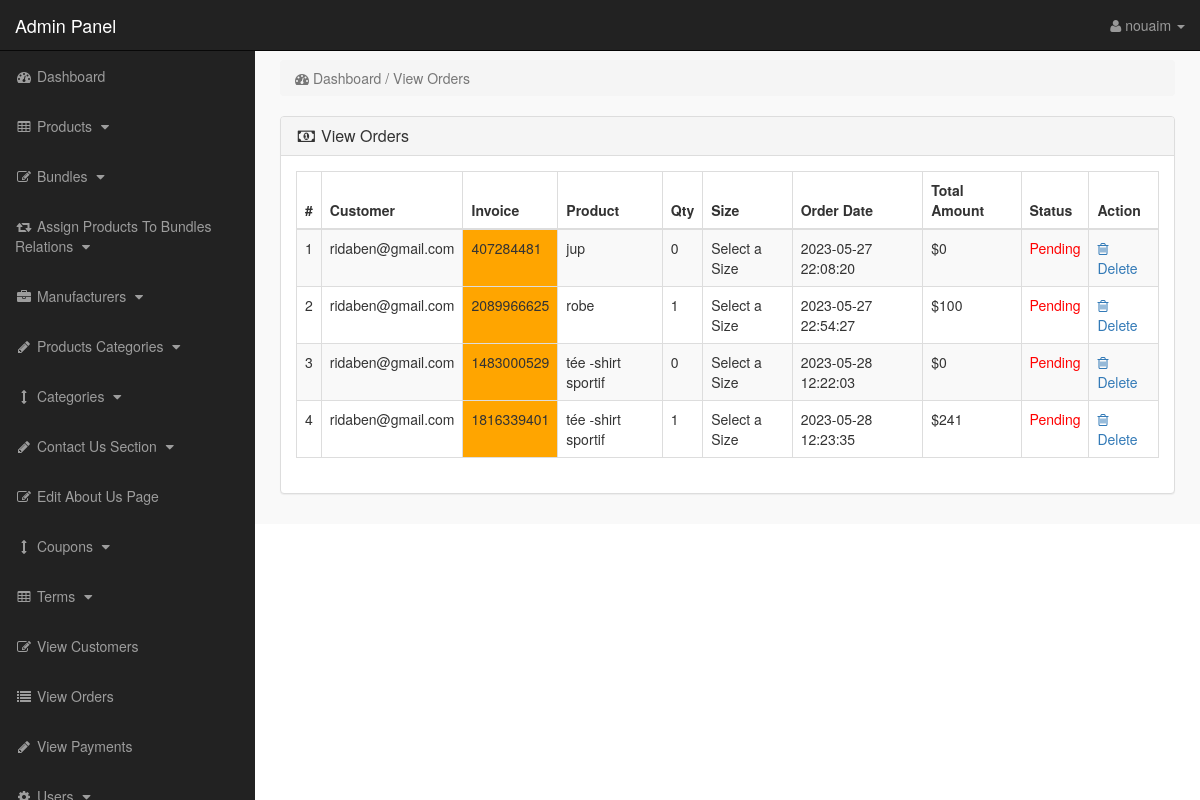
The page /admin_area/index.php?view_orders (signed in) on the database its author committed.
### tables this page shows
CREATE TABLE `pending_orders` (
  `order_id` int(10) NOT NULL,
  `customer_id` int(10) NOT NULL,
  `invoice_no` int(10) NOT NULL,
  `product_id` text NOT NULL,
  `qty` int(10) NOT NULL,
  `size` text NOT NULL,
  `order_status` text NOT NULL
);

CREATE TABLE `customers` (
  `customer_id` int(10) NOT NULL,
  `customer_name` varchar(255) NOT NULL,
  `customer_email` varchar(255) NOT NULL,
  `customer_pass` varchar(255) NOT NULL,
  `customer_country` text NOT NULL,
  `customer_city` text NOT NULL,
  `customer_contact` varchar(255) NOT NULL,
  `customer_address` text NOT NULL,
  `customer_image` text NOT NULL,
  `customer_ip` varchar(255) NOT NULL,
  `customer_confirm_code` text NOT NULL
);

CREATE TABLE `products` (
  `product_id` int(10) NOT NULL,
  `p_cat_id` int(10) NOT NULL,
  `cat_id` int(10) NOT NULL,
  `manufacturer_id` int(10) NOT NULL,
  `date` timestamp NOT NULL DEFAULT current_timestamp() ON UPDATE current_timestamp(),
  `product_title` text NOT NULL,
  `product_url` text NOT NULL,
  `product_img1` text NOT NULL,
  `product_img2` text NOT NULL,
  `product_img3` text NOT NULL,
  `product_price` int(10) NOT NULL,
  `product_psp_price` int(100) NOT NULL,
  `product_desc` text NOT NULL,
  `product_features` text NOT NULL,
  `product_video` text NOT NULL,
  `product_keywords` text NOT NULL,
  `product_label` text NOT NULL,
  `status` varchar(255) NOT NULL
);

CREATE TABLE `customer_orders` (
  `order_id` int(10) NOT NULL,
  `customer_id` int(10) NOT NULL,
  `due_amount` int(100) NOT NULL,
  `invoice_no` int(100) NOT NULL,
  `qty` int(10) NOT NULL,
  `size` text NOT NULL,
  `order_date` timestamp NOT NULL DEFAULT current_timestamp() ON UPDATE current_timestamp(),
  `order_status` text NOT NULL
);

### admin_area/view_orders.php (the view)
<?php
if(!isset($_SESSION['admin_email'])){
echo "<script>window.open('login.php','_self')</script>";
}
else {
?>
<div class="row">
<div class="col-lg-12">
<ol class="breadcrumb">
<li class="active">
<i class="fa fa-dashboard"></i> Dashboard / View Orders
</li>
</ol>
</div>
</div>
<div class="row">
<div class="col-lg-12">
<div class="panel panel-default">
<div class="panel-heading">
<h3 class="panel-title">
<i class="fa fa-money fa-fw"></i> View Orders
</h3>
</div>
<div class="panel-body">
<div class="table-responsive">
<table class="table table-bordered table-hover table-striped">
<thead>
<tr>
<th>#</th>
<th>Customer</th>
<th>Invoice</th>
<th>Product</th>
<th>Qty</th>
<th>Size</th>
<th>Order Date</th>
<th>Total Amount</th>
<th>Status</th>
<th>Action</th>
</tr>
</thead>
<tbody>
<?php
$i = 0;
$get_orders = "select * from pending_orders";
$run_orders = mysqli_query($con,$get_orders);
while ($row_orders = mysqli_fetch_array($run_orders)) {
$order_id = $row_orders['order_id'];
$c_id = $row_orders['customer_id'];
$invoice_no = $row_orders['invoice_no'];
$product_id = $row_orders['product_id'];
$qty = $row_orders['qty'];
$size = $row_orders['size'];
$order_status = $row_orders['order_status'];
$get_products = "select * from products where product_id='$product_id'";
$run_products = mysqli_query($con,$get_products);
$row_products = mysqli_fetch_array($run_products);
$product_title = $row_products['product_title'];
$i++;
?>
<tr>
<td><?php echo $i; ?></td>
<td>
<?php
$get_customer = "select * from customers where customer_id='$c_id'";
$run_customer = mysqli_query($con,$get_customer);
$row_customer = mysqli_fetch_array($run_customer);
$customer_email = $row_customer['customer_email'];
echo $customer_email;
 ?>
 </td>
<td bgcolor="orange" ><?php echo $invoice_no; ?></td>
<td><?php echo $product_title; ?></td>
<td><?php echo $qty; ?></td>
<td><?php echo $size; ?></td>
<td>
<?php
$get_customer_order = "select * from customer_orders where order_id='$order_id'";
$run_customer_order = mysqli_query($con,$get_customer_order);
$row_customer_order = mysqli_fetch_array($run_customer_order);
$order_date = $row_customer_order['order_date'];
$due_amount = $row_customer_order['due_amount'];
echo $order_date;
?>
</td>
<td>$<?php echo $due_amount; ?></td>
<td>
<?php
if($order_status=='pending'){
echo $order_status='<div style="color:red;">Pending</div>';
}
else{
echo $order_status='Completed';
}
?>
</td>
<td>
<a href="index.php?order_delete=<?php echo $order_id; ?>" >
<i class="fa fa-trash-o" ></i> Delete
</a>
</td>
</tr>
<?php } ?>
</tbody>
</table>
</div>
</div>
</div>
</div>
</div>
<?php } ?>

### admin_area/includes/sidebar.php (shortened to what this page needs)
<?php
if(!isset($_SESSION['admin_email'])){
echo "<script>window.open('login.php','_self')</script>";
}
else {
?>
<nav class="navbar navbar-inverse navbar-fixed-top" >
<div class="navbar-header" >
<a class="navbar-brand" href="index.php?dashboard" >Admin Panel</a>
</div>
<ul class="nav navbar-right top-nav" >
<li class="dropdown" >
<a href="#" class="dropdown-toggle" data-toggle="dropdown" >
<i class="fa fa-user" ></i>
<?php echo $admin_name; ?> <b class="caret" ></b>
</a>
</li>
</ul>
<div class="collapse navbar-collapse navbar-ex1-collapse">
<ul class="nav navbar-nav side-nav">
<li>
<a href="index.php?dashboard">
<i class="fa fa-fw fa-dashboard"></i> Dashboard
</a>
</li>
<li>
<a href="#" data-toggle="collapse" data-target="#products">
<i class="fa fa-fw fa-table"></i> Products
<i class="fa fa-fw fa-caret-down"></i>
</a>
</li>
<li>
<a href="#" data-toggle="collapse" data-target="#bundles">
<i class="fa fa-fw fa-edit"></i> Bundles
<i class="fa fa-fw fa-caret-down"></i>
</a>
</li>
<li>
<a href="#" data-toggle="collapse" data-target="#relations">
<i class="fa fa-fw fa-retweet"></i> Assign Products To Bundles Relations
<i class="fa fa-fw fa-caret-down"></i>
</a>
</li>
<li>
<a href="#" data-toggle="collapse" data-target="#manufacturers">
<i class="fa fa-fw fa-briefcase"></i> Manufacturers
<i class="fa fa-fw fa-caret-down"></i>
</a>
</li>
<li>
<a href="#" data-toggle="collapse" data-target="#p_cat">
<i class="fa fa-fw fa-pencil"></i> Products Categories
<i class="fa fa-fw fa-caret-down"></i>
</a>
</li>
<li>
<a href="#" data-toggle="collapse" data-target="#cat">
<i class="fa fa-fw fa-arrows-v"></i> Categories
<i class="fa fa-fw fa-caret-down"></i>
</a>
</li>
<li>
<a href="#" data-toggle="collapse" data-target="#contact_us">
<i class="fa fa-fw fa-pencil"> </i> Contact Us Section
<i class="fa fa-fw fa-caret-down"></i>
</a>
</li>
<li>
<a href="index.php?edit_about_us">
<i class="fa fa-fw fa-edit"></i> Edit About Us Page
</a>
</li>
<li>
<a href="#" data-toggle="collapse" data-target="#coupons">
<i class="fa fa-fw fa-arrows-v"></i> Coupons
<i class="fa fa-fw fa-caret-down"></i>
</a>
</li>
<li>
<a href="#" data-toggle="collapse" data-target="#terms" >
<i class="fa fa-fw fa-table"></i> Terms
<i class="fa fa-fw fa-caret-down"></i>
</a>
</li>
<li>
<a href="index.php?view_customers">
<i class="fa fa-fw fa-edit"></i> View Customers
</a>
</li>
<li>
<a href="index.php?view_orders">
<i class="fa fa-fw fa-list"></i> View Orders
</a>
</li>
<li>
<a href="index.php?view_payments">
<i class="fa fa-fw fa-pencil"></i> View Payments
</a>
</li>
<li>
<a href="#" data-toggle="collapse" data-target="#users">
<i class="fa fa-fw fa-gear"></i> Users
<i class="fa fa-fw fa-caret-down"></i>
</a>
</li>
</ul>
</div>
</nav>
<?php } ?>

### admin_area/css/style.css (style rules this page uses)
body { margin-top:100px; }
@media (min-width: 768px) { body { margin-top:50px; } }
.top-nav { padding:0 15px; }
.top-nav>li { display:inline-block; float:left; }
.top-nav>li>a { padding-top:15px; padding-bottom:15px; line-height:20px; color:#999; }
@media (min-width: 768px) { .side-nav { position:fixed; top:51px; width:255px; border-radius:0; overflow-y:auto; background-color: #222; bottom:0; overflow-x:hidden; padding-bottom:40px; } }
@media (min-width: 768px) { .side-nav>li>a { width:255px; } }
.panel-body { border-radius:5px; }

### rows shown on the page
pending_orders: customer.customer_email "ridaben@gmail.com", invoice_no "407284481", product.product_title "jup", qty "0", size "Select a Size", customer_orders.order_date "2023-05-27 22:08:20", customer_orders.due_amount "0", order_status "Pending"
pending_orders: customer.customer_email "ridaben@gmail.com", invoice_no "2089966625", product.product_title "robe", qty "1", size "Select a Size", customer_orders.order_date "2023-05-27 22:54:27", customer_orders.due_amount "100", order_status "Pending"
pending_orders: customer.customer_email "ridaben@gmail.com", invoice_no "1483000529", product.product_title "tée -shirt sportif", qty "0", size "Select a Size", customer_orders.order_date "2023-05-28 12:22:03", customer_orders.due_amount "0", order_status "Pending"
pending_orders: customer.customer_email "ridaben@gmail.com", invoice_no "1816339401", product.product_title "tée -shirt sportif", qty "1", size "Select a Size", customer_orders.order_date "2023-05-28 12:23:35", customer_orders.due_amount "241", order_status "Pending"

### other values the page prints
$admin_name "nouaim"
